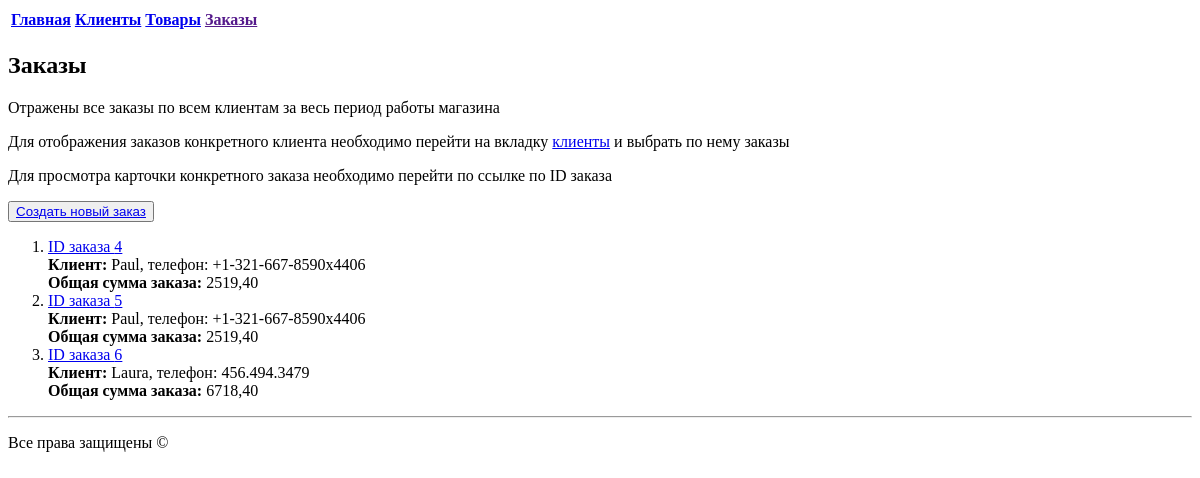
The app's page /store/orders/, older data.
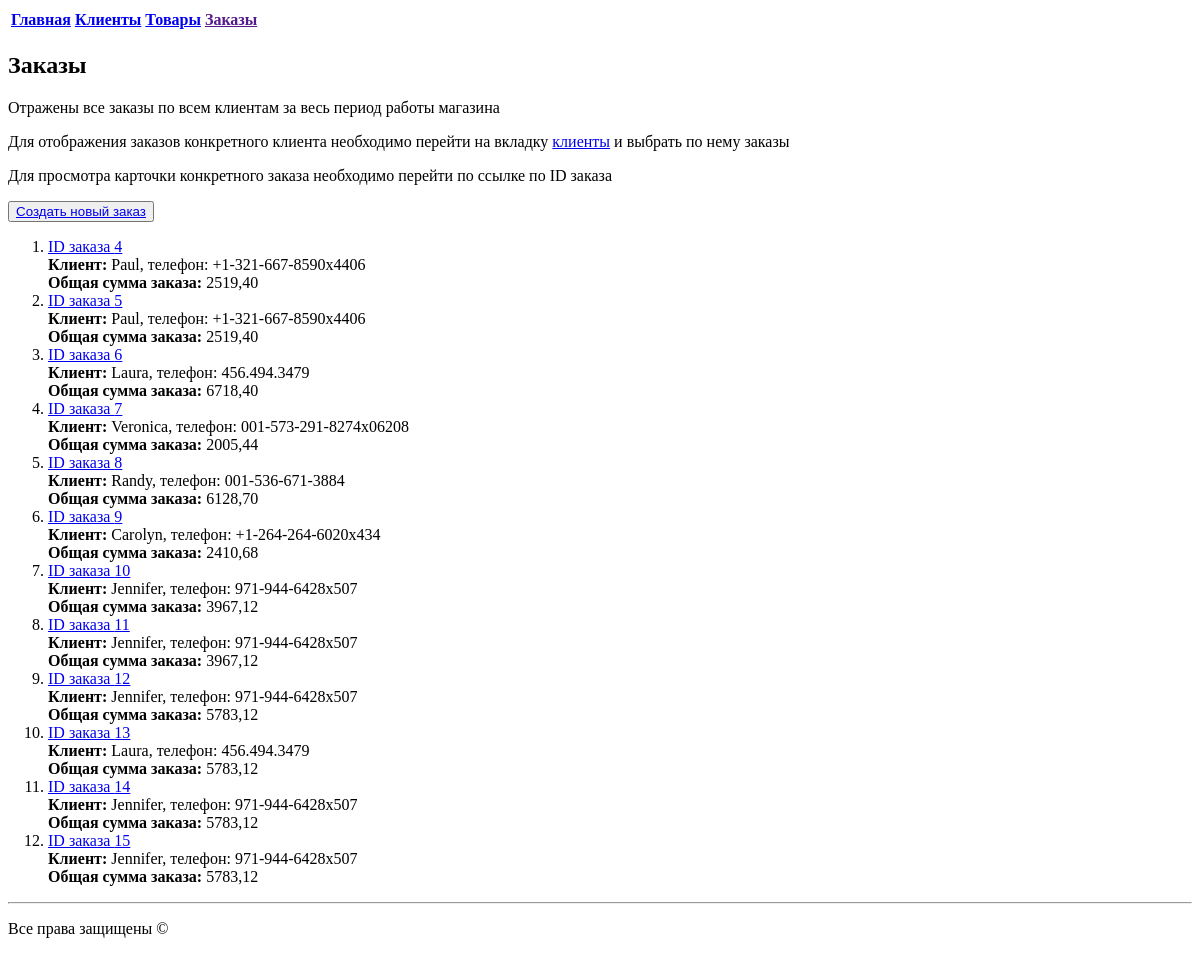
The same page, newer data.
### storeapp/models.py (models this page shows, shortened)
class Order(models.Model):
    customer = models.ForeignKey(Client, on_delete=models.CASCADE)
    products = models.ManyToManyField(Product)
    total_price = models.DecimalField(max_digits=8, decimal_places=2)
    date_ordered = models.DateTimeField(auto_now_add=True)
    def display_products(self):
        return ', '.join([f'{product.name}: {product.amount} шт.' for product in self.products.all()])
    display_products.short_description = 'Продукты'

class Client(models.Model):
    name = models.CharField(max_length=50)
    email = models.EmailField(unique=True)
    phone = models.CharField(max_length=15, unique=True)
    address = models.CharField(max_length=150)
    date_registration = models.DateTimeField(auto_now_add=True)

### storeapp/views.py (the view)
# urls.py: path('orders/', get_orders, name='get_orders'),
def get_orders(request):
    orders = Order.objects.all()
    context = {'orders': orders, 'name': 'Заказы'}
    return render(request, 'storeapp/orders.html', context)

### storeapp/templates/storeapp/orders.html (shortened to what this page needs)
{% extends 'base.html' %}
{% block content %}
  <table>
    <tr>
        <td> <b><a href="../../">Главная</a> </b></td>
        <td> <b><a href="../clients/">Клиенты</a> </b></td>
        <td> <b><a href="../products">Товары</a> </b></td>
        <td> <b><a href="">Заказы</a></b></td>
  </table>
<h2>Заказы</h2>
<p>Отражены все заказы по всем клиентам за весь период работы магазина</p>
<p>Для отображения заказов конкретного клиента необходимо перейти на вкладку <a href="../clients/">клиенты</a> и выбрать по нему заказы</p>
<p>Для просмотра карточки конкретного заказа необходимо перейти по ссылке по ID заказа </p>
<button ><a href="{% url 'add_order' %}">Создать новый заказ</a></button>
  <ol>
    {% for order in orders %}
    <li><div><a href="{% url 'get_order_on_id' order.pk %}">ID заказа {{ order.pk }}</a></div>
        <div><b> Клиент: </b>{{ order.customer.name}}, телефон: {{order.customer.phone}}</div>
        <div><b> Общая сумма заказа: </b>{{ order.total_price }}</div>
    </li>
    {% endfor %}
  </ol>
{% endblock %}

Row changes from the older to the newer data that the page shows:
added Order: pk "7", customer.name "Veronica", customer.phone "001-573-291-8274x06208", total_price "2005,44"
added Order: pk "8", customer.name "Randy", customer.phone "001-536-671-3884", total_price "6128,70"
added Order: pk "9", customer.name "Carolyn", customer.phone "+1-264-264-6020x434", total_price "2410,68"
added Order: pk "10", customer.name "Jennifer", customer.phone "971-944-6428x507", total_price "3967,12"
added Order: pk "11", customer.name "Jennifer", customer.phone "971-944-6428x507", total_price "3967,12"
added Order: pk "12", customer.name "Jennifer", customer.phone "971-944-6428x507", total_price "5783,12"
added Order: pk "13", customer.name "Laura", customer.phone "456.494.3479", total_price "5783,12"
added Order: pk "14", customer.name "Jennifer", customer.phone "971-944-6428x507", total_price "5783,12"
added Order: pk "15", customer.name "Jennifer", customer.phone "971-944-6428x507", total_price "5783,12"
